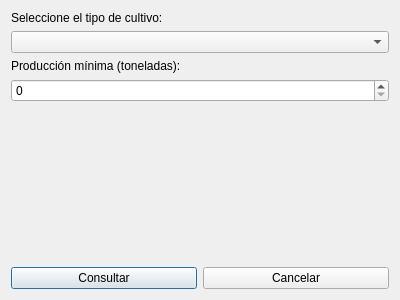
<?xml version="1.0" encoding="UTF-8"?>
<ui version="4.0">
 <class>ConsultaDialog</class>
 <widget class="QDialog" name="ConsultaDialog">
  <property name="geometry">
   <rect>
    <x>0</x>
    <y>0</y>
    <width>400</width>
    <height>300</height>
   </rect>
  </property>
  <property name="windowTitle">
   <string>Consulta de Zonas de Cultivo</string>
  </property>
  <layout class="QVBoxLayout" name="verticalLayout">
   <item>
    <widget class="QLabel" name="label">
     <property name="text">
      <string>Seleccione el tipo de cultivo:</string>
     </property>
    </widget>
   </item>
   <item>
    <widget class="QComboBox" name="cmbCultivo"/>
   </item>
   <item>
    <widget class="QLabel" name="label_2">
     <property name="text">
      <string>Producción mínima (toneladas):</string>
     </property>
    </widget>
   </item>
   <item>
    <widget class="QSpinBox" name="spnProduccion">
     <property name="minimum">
      <number>0</number>
     </property>
     <property name="maximum">
      <number>1000</number>
     </property>
    </widget>
   </item>
   <item>
    <spacer name="verticalSpacer">
     <property name="orientation">
      <enum>Qt::Vertical</enum>
     </property>
     <property name="sizeHint" stdset="0">
      <size>
       <width>20</width>
       <height>40</height>
      </size>
     </property>
    </spacer>
   </item>
   <item>
    <layout class="QHBoxLayout" name="horizontalLayout">
     <item>
      <widget class="QPushButton" name="btnConsultar">
       <property name="text">
        <string>Consultar</string>
       </property>
      </widget>
     </item>
     <item>
      <widget class="QPushButton" name="btnCancelar">
       <property name="text">
        <string>Cancelar</string>
       </property>
      </widget>
     </item>
    </layout>
   </item>
  </layout>
 </widget>
 <resources/>
 <connections/>
</ui> 
